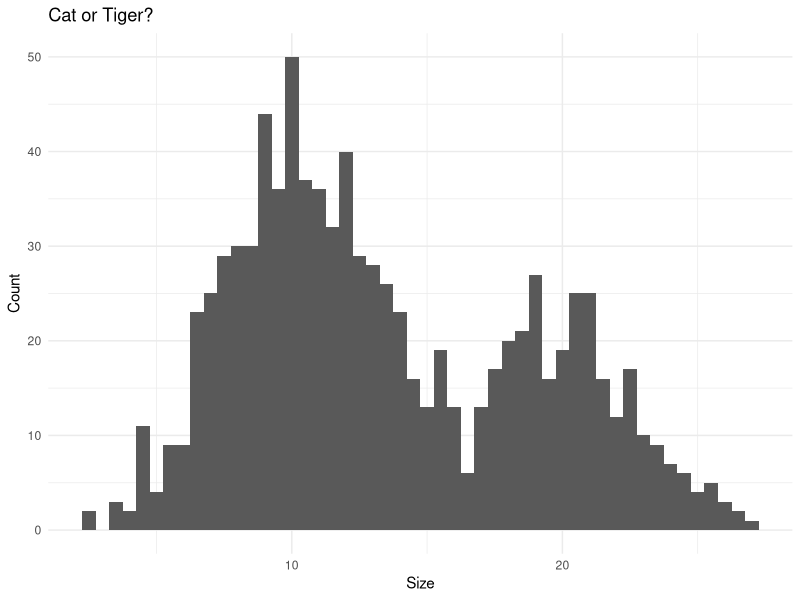

Recreate this plot in R. (Note: this script raises an error after producing the figure.)
#################################################
# Simulate data
#################################################

set.seed(2)
data <- data.frame(x = c(rnorm(600, 10, 2.7), rnorm(300, 20, 2.7)))
data <- data[sample.int(900),,drop=F]

library(ggplot2)
ggplot(data, aes(x = x)) + geom_histogram(binwidth = 0.5) + theme_bw() +
  theme(panel.border = element_blank(), axis.ticks = element_blank()) + ylab("Count") + xlab("Size") + ggtitle("Cat or Tiger?")

#################################################
# Build Model
#################################################

varDim <- c(2, 100)
facPot <- list(multinomialPotential(dim = c(1, 2)),
               normalPotential(dim = c(2, 100)))
facNbs <- list(c(1),
               c(1,2))
mixDfg <- dfg(varDim = varDim, facPot = facPot, facNbs = facNbs, varNames = c("H", "X"), facNames = c("Prior H", "X | H"))
plot(mixDfg)

#################################################
# Format data
#################################################

library(dplyr)
library(dplyr)
data_discrete <- data %>%
  mutate(H = NA) %>%
  mutate(X = as.integer(cut(x, breaks = seq(0,30,length.out = 101), labels = c(1:100)))) %>%
  select(H, X)

#################################################
# Train model
#################################################

optimFun <- list(mixNorm = normOptimize(range = c(0, 30)))
mixDfg <- train(data_discrete, mixDfg, optim = c("row", "mixNorm"), optimFun = optimFun, iter.max = 500)

#################################################
# Inspect
#################################################

pot <- potentials(mixDfg)[[2]]
library(reshape2)
pot_df <- melt(pot)
pot_df$size <- seq(0, 30, length.out = 101)[pot_df$Var2]
pot_df$Var1 <- as.factor(pot_df$Var1)
ggplot(pot_df, aes(x = size, y = value, colour = as.factor(Var1))) + geom_line()

mixMps <- mps(data = data_discrete, dfg = mixDfg)
head(mixMps, 10)
